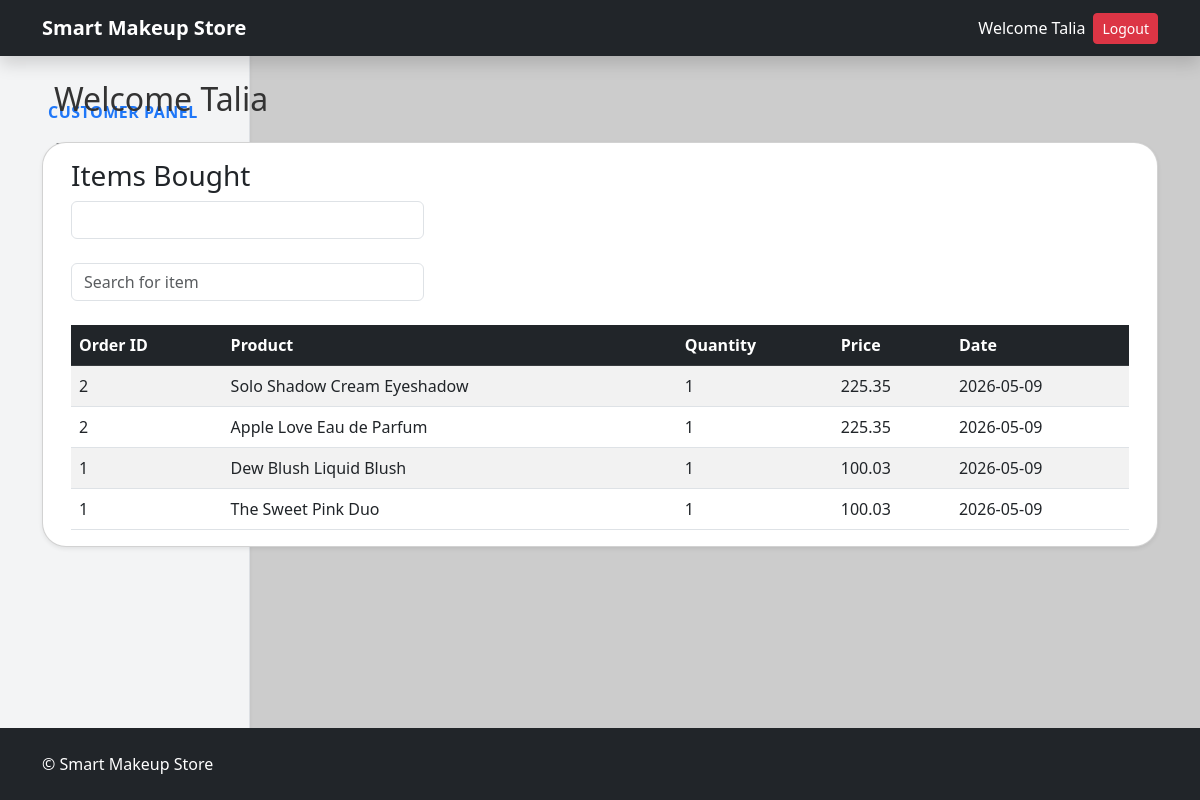
The app's page /customers/my-profile/ (signed in), older data.
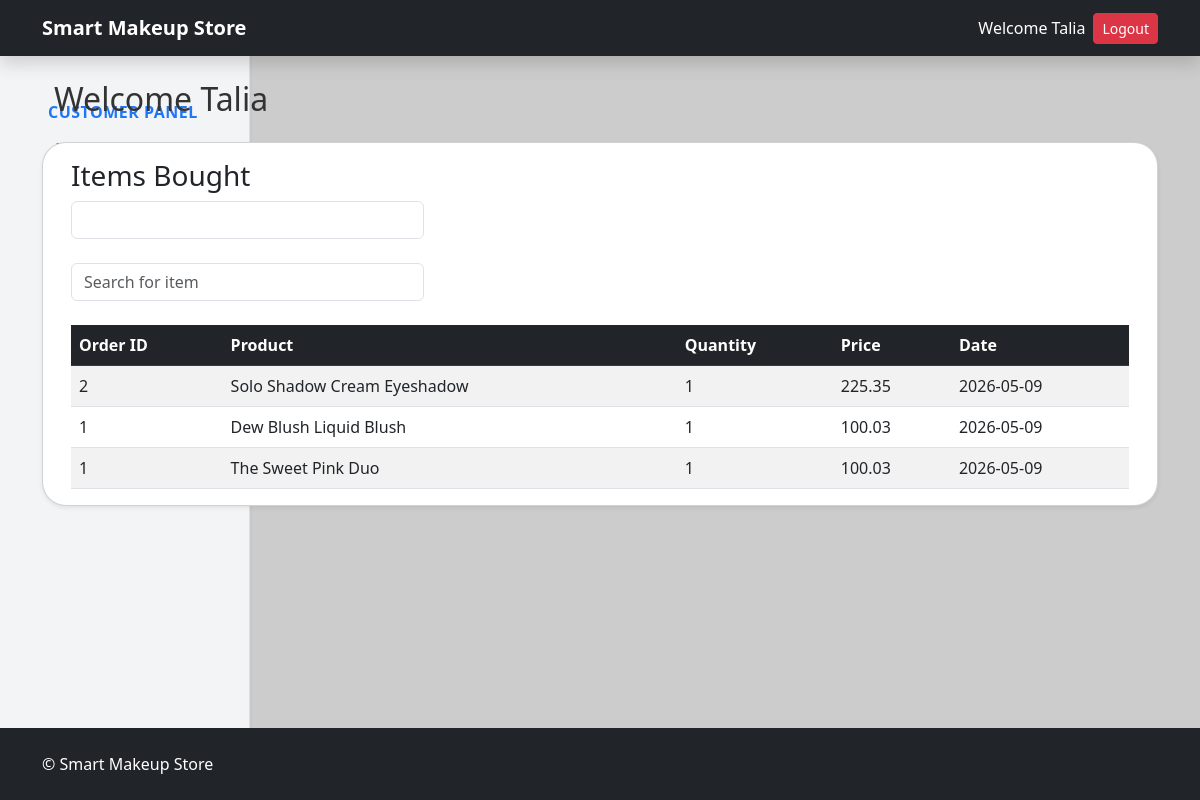
The same page, newer data.
### tables this page shows
CREATE TABLE order_products (
            order_product_id INTEGER PRIMARY KEY AUTOINCREMENT,
            order_id INTEGER NOT NULL,
            product_id INTEGER NOT NULL,
            order_product_quantity INTEGER NOT NULL,
            order_product_unit_price REAL DEFAULT NULL,
            FOREIGN KEY(order_id) REFERENCES orders(order_id),
            FOREIGN KEY(product_id) REFERENCES products(product_id)
        );

CREATE TABLE orders (
            order_id INTEGER PRIMARY KEY AUTOINCREMENT,
            user_id INTEGER,
            order_total REAL NOT NULL,
            payment_method TEXT,
            order_status TEXT DEFAULT 'PENDING',
            order_created_at DATETIME DEFAULT CURRENT_TIMESTAMP, customer_email TEXT,
            FOREIGN KEY(user_id) REFERENCES users(user_id)
        );

CREATE TABLE products (
            product_id INTEGER PRIMARY KEY AUTOINCREMENT,
            category_id INTEGER DEFAULT NULL,
            product_name TEXT NOT NULL,
            product_description TEXT DEFAULT NULL,
            product_price REAL NOT NULL,
            product_company TEXT,
            product_stock_quantity INTEGER DEFAULT 0,
            product_created_at DATETIME DEFAULT CURRENT_TIMESTAMP,
            product_updated_at DATETIME,
            FOREIGN KEY(category_id) REFERENCES categories(category_id)
        );

### routes/store.py (the view)
@app.route('/customers/my-profile/')
def customersDashboard():
    storeDb = db.getDB()
    rows = storeDb.execute('''
        SELECT o.order_id, o.order_status, o.payment_method, o.order_total,
               DATE(o.order_created_at) as date,
               p.product_name, p.product_price, op.order_product_quantity
        FROM orders o
        LEFT JOIN order_products op ON op.order_id = o.order_id
        LEFT JOIN products p ON op.product_id = p.product_id
        WHERE o.user_id = ?
        ORDER BY o.order_created_at DESC
    ''', (session['user_id'],)).fetchall()
    storeDb.close()
    return render_template('customerDashboard.html', user_orders= rows )

### models/database.py (called while the page is built)
def getDB():
    conn = sqlite3.connect('store.db', check_same_thread=False)
    conn.row_factory = sqlite3.Row
    return conn

### templates/customerDashboard.html
{% extends "base.html" %} {% block content %}
<div class="container-fluid">
  <div class="row">
    {% include "customerSidebar.html" with context %}
    <div
      class="col-md-9 l-4 col-lg-10"
      data-bs-spy="scroll"
      data-bs-target="#navbar-example3"
      data-bs-offset="100"
      tabindex="0"
    >
      <h2 class="mb-4">Welcome {{session['user_first_name']}}</h2>
    </div>
    {% if user_orders|length == 0 %}
    <div class="alert alert-warning">No orders found yet.</div>
    {% else %}
    <div class="card shadow-sm">
      <div class="card-body p-3">
        <h3>Items Bought</h3>
        {% include "dateRangePickerItems.html" with context %}
        <table class="table table-striped table-hover mb-0">
          <thead class="table-dark">
            <tr>
              <th>Order ID</th>
              <th>Product</th>
              <th>Quantity</th>
              <th>Price</th>
              <th>Date</th>
            </tr>
          </thead>
          <tbody id="tableBody">
            {% for order in user_orders %}
            <tr>
              <td>{{ order.order_id }}</td>
              <td>{{ order.product_name }}</td>
              <td>{{ order.order_product_quantity }}</td>
              <td>{{ order.order_total }}</td>
              <td>{{ order.date }}</td>
            </tr>
            {% endfor %}
          </tbody>
        </table>
      </div>
    </div>
    {% endif %}
  </div>
</div>
{% endblock %}

Row changes from the older to the newer data that the page shows:
removed order_products: order_id "2", product_name "Apple Love Eau de Parfum", order_product_quantity "1", order_total "225.35", date "2026-05-09"
